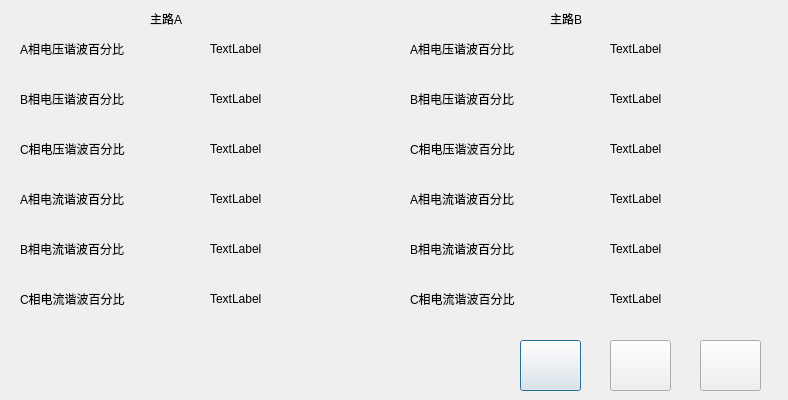
<?xml version="1.0" encoding="UTF-8"?>
<ui version="4.0">
 <class>CHarmPercentDialog</class>
 <widget class="QDialog" name="CHarmPercentDialog">
  <property name="geometry">
   <rect>
    <x>0</x>
    <y>0</y>
    <width>788</width>
    <height>400</height>
   </rect>
  </property>
  <property name="windowTitle">
   <string>Dialog</string>
  </property>
  <widget class="QWidget" name="widget_a" native="true">
   <property name="geometry">
    <rect>
     <x>10</x>
     <y>30</y>
     <width>381</width>
     <height>301</height>
    </rect>
   </property>
   <widget class="QLabel" name="label_7">
    <property name="geometry">
     <rect>
      <x>10</x>
      <y>10</y>
      <width>171</width>
      <height>17</height>
     </rect>
    </property>
    <property name="text">
     <string>A相电压谐波百分比</string>
    </property>
   </widget>
   <widget class="QLabel" name="label_u_a_way_a">
    <property name="geometry">
     <rect>
      <x>200</x>
      <y>10</y>
      <width>171</width>
      <height>17</height>
     </rect>
    </property>
    <property name="text">
     <string>TextLabel</string>
    </property>
   </widget>
   <widget class="QLabel" name="label_9">
    <property name="geometry">
     <rect>
      <x>10</x>
      <y>60</y>
      <width>171</width>
      <height>17</height>
     </rect>
    </property>
    <property name="text">
     <string>B相电压谐波百分比</string>
    </property>
   </widget>
   <widget class="QLabel" name="label_u_b_way_a">
    <property name="geometry">
     <rect>
      <x>200</x>
      <y>60</y>
      <width>171</width>
      <height>17</height>
     </rect>
    </property>
    <property name="text">
     <string>TextLabel</string>
    </property>
   </widget>
   <widget class="QLabel" name="label_11">
    <property name="geometry">
     <rect>
      <x>10</x>
      <y>110</y>
      <width>171</width>
      <height>17</height>
     </rect>
    </property>
    <property name="text">
     <string>C相电压谐波百分比</string>
    </property>
   </widget>
   <widget class="QLabel" name="label_u_c_way_a">
    <property name="geometry">
     <rect>
      <x>200</x>
      <y>110</y>
      <width>171</width>
      <height>17</height>
     </rect>
    </property>
    <property name="text">
     <string>TextLabel</string>
    </property>
   </widget>
   <widget class="QLabel" name="label_13">
    <property name="geometry">
     <rect>
      <x>10</x>
      <y>160</y>
      <width>171</width>
      <height>17</height>
     </rect>
    </property>
    <property name="text">
     <string>A相电流谐波百分比</string>
    </property>
   </widget>
   <widget class="QLabel" name="label_i_a_way_a">
    <property name="geometry">
     <rect>
      <x>200</x>
      <y>160</y>
      <width>171</width>
      <height>17</height>
     </rect>
    </property>
    <property name="text">
     <string>TextLabel</string>
    </property>
   </widget>
   <widget class="QLabel" name="label_15">
    <property name="geometry">
     <rect>
      <x>10</x>
      <y>210</y>
      <width>171</width>
      <height>17</height>
     </rect>
    </property>
    <property name="text">
     <string>B相电流谐波百分比</string>
    </property>
   </widget>
   <widget class="QLabel" name="label_i_b_way_a">
    <property name="geometry">
     <rect>
      <x>200</x>
      <y>210</y>
      <width>171</width>
      <height>17</height>
     </rect>
    </property>
    <property name="text">
     <string>TextLabel</string>
    </property>
   </widget>
   <widget class="QLabel" name="label_17">
    <property name="geometry">
     <rect>
      <x>10</x>
      <y>260</y>
      <width>171</width>
      <height>17</height>
     </rect>
    </property>
    <property name="text">
     <string>C相电流谐波百分比</string>
    </property>
   </widget>
   <widget class="QLabel" name="label_i_c_way_a">
    <property name="geometry">
     <rect>
      <x>200</x>
      <y>260</y>
      <width>171</width>
      <height>17</height>
     </rect>
    </property>
    <property name="text">
     <string>TextLabel</string>
    </property>
   </widget>
  </widget>
  <widget class="QPushButton" name="pushButton_pre_page">
   <property name="geometry">
    <rect>
     <x>520</x>
     <y>340</y>
     <width>61</width>
     <height>51</height>
    </rect>
   </property>
   <property name="text">
    <string/>
   </property>
  </widget>
  <widget class="QPushButton" name="pushButton_next_page">
   <property name="geometry">
    <rect>
     <x>610</x>
     <y>340</y>
     <width>61</width>
     <height>51</height>
    </rect>
   </property>
   <property name="text">
    <string/>
   </property>
  </widget>
  <widget class="QPushButton" name="pushButton_return_back">
   <property name="geometry">
    <rect>
     <x>700</x>
     <y>340</y>
     <width>61</width>
     <height>51</height>
    </rect>
   </property>
   <property name="text">
    <string/>
   </property>
  </widget>
  <widget class="QLabel" name="label_title_a">
   <property name="geometry">
    <rect>
     <x>150</x>
     <y>10</y>
     <width>101</width>
     <height>17</height>
    </rect>
   </property>
   <property name="text">
    <string>主路A</string>
   </property>
  </widget>
  <widget class="QWidget" name="widget_b" native="true">
   <property name="geometry">
    <rect>
     <x>400</x>
     <y>30</y>
     <width>381</width>
     <height>301</height>
    </rect>
   </property>
   <widget class="QLabel" name="label_18">
    <property name="geometry">
     <rect>
      <x>10</x>
      <y>10</y>
      <width>171</width>
      <height>17</height>
     </rect>
    </property>
    <property name="text">
     <string>A相电压谐波百分比</string>
    </property>
   </widget>
   <widget class="QLabel" name="label_u_a_way_b">
    <property name="geometry">
     <rect>
      <x>210</x>
      <y>10</y>
      <width>161</width>
      <height>17</height>
     </rect>
    </property>
    <property name="text">
     <string>TextLabel</string>
    </property>
   </widget>
   <widget class="QLabel" name="label_20">
    <property name="geometry">
     <rect>
      <x>10</x>
      <y>60</y>
      <width>171</width>
      <height>17</height>
     </rect>
    </property>
    <property name="text">
     <string>B相电压谐波百分比</string>
    </property>
   </widget>
   <widget class="QLabel" name="label_u_b_way_b">
    <property name="geometry">
     <rect>
      <x>210</x>
      <y>60</y>
      <width>161</width>
      <height>17</height>
     </rect>
    </property>
    <property name="text">
     <string>TextLabel</string>
    </property>
   </widget>
   <widget class="QLabel" name="label_22">
    <property name="geometry">
     <rect>
      <x>10</x>
      <y>110</y>
      <width>181</width>
      <height>17</height>
     </rect>
    </property>
    <property name="text">
     <string>C相电压谐波百分比</string>
    </property>
   </widget>
   <widget class="QLabel" name="label_u_c_way_b">
    <property name="geometry">
     <rect>
      <x>210</x>
      <y>110</y>
      <width>161</width>
      <height>17</height>
     </rect>
    </property>
    <property name="text">
     <string>TextLabel</string>
    </property>
   </widget>
   <widget class="QLabel" name="label_24">
    <property name="geometry">
     <rect>
      <x>10</x>
      <y>160</y>
      <width>171</width>
      <height>17</height>
     </rect>
    </property>
    <property name="text">
     <string>A相电流谐波百分比</string>
    </property>
   </widget>
   <widget class="QLabel" name="label_i_a_way_b">
    <property name="geometry">
     <rect>
      <x>210</x>
      <y>160</y>
      <width>161</width>
      <height>17</height>
     </rect>
    </property>
    <property name="text">
     <string>TextLabel</string>
    </property>
   </widget>
   <widget class="QLabel" name="label_26">
    <property name="geometry">
     <rect>
      <x>10</x>
      <y>210</y>
      <width>171</width>
      <height>17</height>
     </rect>
    </property>
    <property name="text">
     <string>B相电流谐波百分比</string>
    </property>
   </widget>
   <widget class="QLabel" name="label_i_b_way_b">
    <property name="geometry">
     <rect>
      <x>210</x>
      <y>210</y>
      <width>161</width>
      <height>17</height>
     </rect>
    </property>
    <property name="text">
     <string>TextLabel</string>
    </property>
   </widget>
   <widget class="QLabel" name="label_28">
    <property name="geometry">
     <rect>
      <x>10</x>
      <y>260</y>
      <width>181</width>
      <height>17</height>
     </rect>
    </property>
    <property name="text">
     <string>C相电流谐波百分比</string>
    </property>
   </widget>
   <widget class="QLabel" name="label_i_c_way_b">
    <property name="geometry">
     <rect>
      <x>210</x>
      <y>260</y>
      <width>161</width>
      <height>17</height>
     </rect>
    </property>
    <property name="text">
     <string>TextLabel</string>
    </property>
   </widget>
  </widget>
  <widget class="QLabel" name="label_title_b">
   <property name="geometry">
    <rect>
     <x>550</x>
     <y>10</y>
     <width>101</width>
     <height>17</height>
    </rect>
   </property>
   <property name="text">
    <string>主路B</string>
   </property>
  </widget>
 </widget>
 <resources/>
 <connections/>
</ui>
